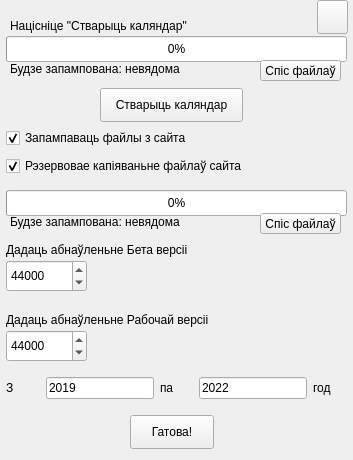
<?xml version="1.0" encoding="UTF-8"?>
<ui version="4.0">
 <class>MainWindow</class>
 <widget class="QMainWindow" name="MainWindow">
  <property name="geometry">
   <rect>
    <x>0</x>
    <y>0</y>
    <width>353</width>
    <height>460</height>
   </rect>
  </property>
  <property name="sizePolicy">
   <sizepolicy hsizetype="Fixed" vsizetype="Fixed">
    <horstretch>0</horstretch>
    <verstretch>0</verstretch>
   </sizepolicy>
  </property>
  <property name="minimumSize">
   <size>
    <width>353</width>
    <height>460</height>
   </size>
  </property>
  <property name="maximumSize">
   <size>
    <width>353</width>
    <height>460</height>
   </size>
  </property>
  <property name="windowTitle">
   <string>Стварыць каляндар</string>
  </property>
  <property name="windowIcon">
   <iconset resource="resources.qrc">
    <normaloff>:/image/image/krest.png</normaloff>:/image/image/krest.png</iconset>
  </property>
  <widget class="QWidget" name="centralwidget">
   <property name="sizePolicy">
    <sizepolicy hsizetype="Preferred" vsizetype="Preferred">
     <horstretch>0</horstretch>
     <verstretch>0</verstretch>
    </sizepolicy>
   </property>
   <property name="maximumSize">
    <size>
     <width>353</width>
     <height>460</height>
    </size>
   </property>
   <widget class="QPushButton" name="create">
    <property name="geometry">
     <rect>
      <x>100</x>
      <y>88</y>
      <width>143</width>
      <height>34</height>
     </rect>
    </property>
    <property name="layoutDirection">
     <enum>Qt::LeftToRight</enum>
    </property>
    <property name="text">
     <string>Стварыць каляндар</string>
    </property>
    <property name="autoExclusive">
     <bool>false</bool>
    </property>
   </widget>
   <widget class="QCheckBox" name="checkBox_1">
    <property name="geometry">
     <rect>
      <x>6</x>
      <y>127</y>
      <width>221</width>
      <height>22</height>
     </rect>
    </property>
    <property name="text">
     <string>Запампаваць файлы з сайта</string>
    </property>
    <property name="checked">
     <bool>true</bool>
    </property>
   </widget>
   <widget class="QCheckBox" name="checkBox_2">
    <property name="geometry">
     <rect>
      <x>6</x>
      <y>155</y>
      <width>273</width>
      <height>22</height>
     </rect>
    </property>
    <property name="tabletTracking">
     <bool>false</bool>
    </property>
    <property name="text">
     <string>Рэзервовае капіяваньне файлаў сайта</string>
    </property>
    <property name="checked">
     <bool>true</bool>
    </property>
   </widget>
   <widget class="QWidget" name="layoutWidget">
    <property name="geometry">
     <rect>
      <x>6</x>
      <y>371</y>
      <width>341</width>
      <height>34</height>
     </rect>
    </property>
    <layout class="QHBoxLayout" name="horizontalLayout">
     <item>
      <widget class="QLabel" name="label">
       <property name="text">
        <string>З</string>
       </property>
      </widget>
     </item>
     <item>
      <widget class="QLineEdit" name="yearEdit_1">
       <property name="sizePolicy">
        <sizepolicy hsizetype="Minimum" vsizetype="Fixed">
         <horstretch>0</horstretch>
         <verstretch>0</verstretch>
        </sizepolicy>
       </property>
       <property name="inputMethodHints">
        <set>Qt::ImhNone</set>
       </property>
       <property name="text">
        <string>2019</string>
       </property>
      </widget>
     </item>
     <item>
      <widget class="QLabel" name="label_2">
       <property name="text">
        <string>па</string>
       </property>
      </widget>
     </item>
     <item>
      <widget class="QLineEdit" name="yearEdit_2">
       <property name="sizePolicy">
        <sizepolicy hsizetype="Minimum" vsizetype="Fixed">
         <horstretch>0</horstretch>
         <verstretch>0</verstretch>
        </sizepolicy>
       </property>
       <property name="inputMethodHints">
        <set>Qt::ImhNone</set>
       </property>
       <property name="text">
        <string>2022</string>
       </property>
      </widget>
     </item>
     <item>
      <widget class="QLabel" name="label_3">
       <property name="text">
        <string>год</string>
       </property>
      </widget>
     </item>
    </layout>
   </widget>
   <widget class="QProgressBar" name="progressBar">
    <property name="enabled">
     <bool>true</bool>
    </property>
    <property name="geometry">
     <rect>
      <x>6</x>
      <y>36</y>
      <width>341</width>
      <height>26</height>
     </rect>
    </property>
    <property name="maximum">
     <number>1</number>
    </property>
    <property name="value">
     <number>0</number>
    </property>
    <property name="alignment">
     <set>Qt::AlignCenter</set>
    </property>
    <property name="textVisible">
     <bool>true</bool>
    </property>
    <property name="invertedAppearance">
     <bool>false</bool>
    </property>
   </widget>
   <widget class="QPushButton" name="exit">
    <property name="geometry">
     <rect>
      <x>130</x>
      <y>415</y>
      <width>84</width>
      <height>34</height>
     </rect>
    </property>
    <property name="sizePolicy">
     <sizepolicy hsizetype="Preferred" vsizetype="Fixed">
      <horstretch>0</horstretch>
      <verstretch>0</verstretch>
     </sizepolicy>
    </property>
    <property name="text">
     <string>Гатова!</string>
    </property>
   </widget>
   <widget class="QProgressBar" name="progressBar_2">
    <property name="enabled">
     <bool>true</bool>
    </property>
    <property name="geometry">
     <rect>
      <x>6</x>
      <y>190</y>
      <width>341</width>
      <height>26</height>
     </rect>
    </property>
    <property name="maximum">
     <number>1</number>
    </property>
    <property name="value">
     <number>0</number>
    </property>
    <property name="alignment">
     <set>Qt::AlignCenter</set>
    </property>
    <property name="textVisible">
     <bool>true</bool>
    </property>
    <property name="invertedAppearance">
     <bool>false</bool>
    </property>
   </widget>
   <widget class="QLabel" name="label_4">
    <property name="geometry">
     <rect>
      <x>10</x>
      <y>16</y>
      <width>331</width>
      <height>20</height>
     </rect>
    </property>
    <property name="text">
     <string>Націсніце &quot;Стварыць каляндар&quot;</string>
    </property>
   </widget>
   <widget class="QLabel" name="label_5">
    <property name="geometry">
     <rect>
      <x>6</x>
      <y>240</y>
      <width>331</width>
      <height>20</height>
     </rect>
    </property>
    <property name="text">
     <string>Дадаць абнаўленьне Бета версіі</string>
    </property>
   </widget>
   <widget class="QLabel" name="label_6">
    <property name="geometry">
     <rect>
      <x>6</x>
      <y>310</y>
      <width>331</width>
      <height>20</height>
     </rect>
    </property>
    <property name="text">
     <string>Дадаць абнаўленьне Рабочай версіі</string>
    </property>
   </widget>
   <widget class="QPushButton" name="pushButton">
    <property name="geometry">
     <rect>
      <x>317</x>
      <y>0</y>
      <width>31</width>
      <height>34</height>
     </rect>
    </property>
    <property name="text">
     <string/>
    </property>
    <property name="icon">
     <iconset resource="resources.qrc">
      <normaloff>:/image/image/settings.png</normaloff>:/image/image/settings.png</iconset>
    </property>
    <property name="iconSize">
     <size>
      <width>20</width>
      <height>20</height>
     </size>
    </property>
   </widget>
   <widget class="QSpinBox" name="lineEditBeta">
    <property name="geometry">
     <rect>
      <x>6</x>
      <y>260</y>
      <width>81</width>
      <height>32</height>
     </rect>
    </property>
    <property name="minimum">
     <number>43900</number>
    </property>
    <property name="maximum">
     <number>100000</number>
    </property>
    <property name="value">
     <number>44000</number>
    </property>
   </widget>
   <widget class="QSpinBox" name="lineEditRelise">
    <property name="geometry">
     <rect>
      <x>6</x>
      <y>330</y>
      <width>81</width>
      <height>32</height>
     </rect>
    </property>
    <property name="minimum">
     <number>43900</number>
    </property>
    <property name="maximum">
     <number>100000</number>
    </property>
    <property name="value">
     <number>44000</number>
    </property>
   </widget>
   <widget class="QLabel" name="label_7">
    <property name="geometry">
     <rect>
      <x>10</x>
      <y>60</y>
      <width>331</width>
      <height>18</height>
     </rect>
    </property>
    <property name="text">
     <string>Будзе запампована: невядома</string>
    </property>
   </widget>
   <widget class="QLabel" name="label_8">
    <property name="geometry">
     <rect>
      <x>10</x>
      <y>213</y>
      <width>331</width>
      <height>18</height>
     </rect>
    </property>
    <property name="text">
     <string>Будзе запампована: невядома</string>
    </property>
   </widget>
   <widget class="QPushButton" name="pushButton_2">
    <property name="geometry">
     <rect>
      <x>260</x>
      <y>60</y>
      <width>81</width>
      <height>21</height>
     </rect>
    </property>
    <property name="text">
     <string>Спіс файлаў</string>
    </property>
    <property name="iconSize">
     <size>
      <width>20</width>
      <height>20</height>
     </size>
    </property>
   </widget>
   <widget class="QPushButton" name="pushButton_3">
    <property name="geometry">
     <rect>
      <x>260</x>
      <y>213</y>
      <width>81</width>
      <height>21</height>
     </rect>
    </property>
    <property name="text">
     <string>Спіс файлаў</string>
    </property>
    <property name="iconSize">
     <size>
      <width>20</width>
      <height>20</height>
     </size>
    </property>
   </widget>
  </widget>
 </widget>
 <resources>
  <include location="resources.qrc"/>
 </resources>
 <connections/>
</ui>
